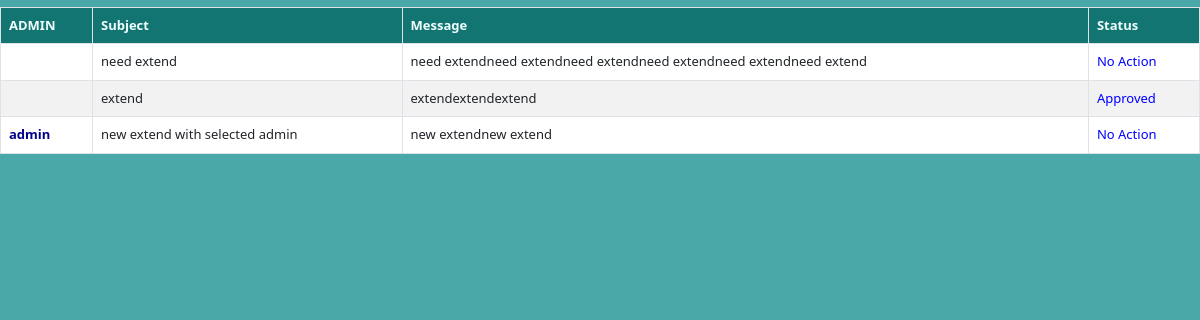
Screenshot of /extend_status.php (signed in) with the database file from the repository.
### tables this page shows
CREATE TABLE `extends` (
  `lid` int(11) NOT NULL,
  `uid` varchar(250) NOT NULL,
  `subject` varchar(500) NOT NULL,
  `message` varchar(500) NOT NULL,
  `status` varchar(100) NOT NULL DEFAULT 'Still Pending',
  `req_receiver` varchar(123) NOT NULL
);

### extend_status.php (the view, shortened to what this page needs)
<?php
include('./database.php');
?>
<!DOCTYPE html>
<html lang="en">
<head>
        <link href="https://cdn.jsdelivr.net/npm/bootstrap@5.3.0-alpha1/dist/css/bootstrap.min.css" rel="stylesheet">
        <link rel="stylesheet" href="style.css">
    </head>
    <body>
        <div class="table-container">
        <table class="table table-bordered table-striped">
            <tr>
                <th style="background-color: rgb(20, 123, 119);color: azure; " >ADMIN</th>
                <th style="background-color: rgb(20, 123, 119);color: azure; " >Subject</th>
                <th style="background-color: rgb(20, 123, 119);color: azure; " >Message</th>
                <th style="background-color: rgb(20, 123, 119);color: azure; " >Status</th>
            </tr>
            <?php
        $query="select * from extends where uid='{$_SESSION['username']}'";
        $query_run=mysqli_query($conn,$query);
        while($row=mysqli_fetch_assoc($query_run))
        {
            ?>
            <tr>
            <td style="font-weight: bolder; color:darkblue;"><?php echo $row['req_receiver'];?></td>
            <td><?php echo $row['subject']; ?></td>
            <td><?php echo $row['message']; ?></td>
            <td style="color: blue;" ><?php echo $row['status']; ?></td>
            </tr>
            <?php
        }
        ?>
        </table>
        </div>
    </body>
</html>

### style.css (style rules this page uses)
body { background-color: #4ba8a8; background-image: url('logos/Back.jpg'); background-size: cover; background-position: center; }

### extend_status.php (style rules this page uses)
table { font-size: 13px; background-color: rgb(131,235,232); }
th, td { padding: 8px; }
.table-container { max-height: 500px; overflow-y: auto; scrollbar-width: thin; }
body { overflow: hidden; }

### rows the page displays
extends: subject "need extend", message "need extendneed extendneed extendneed extendneed extendneed extend", status "No Action"
extends: subject "extend", message "extendextendextend", status "Approved"
extends: req_receiver "admin", subject "new extend with selected admin", message "new extendnew extend", status "No Action"
